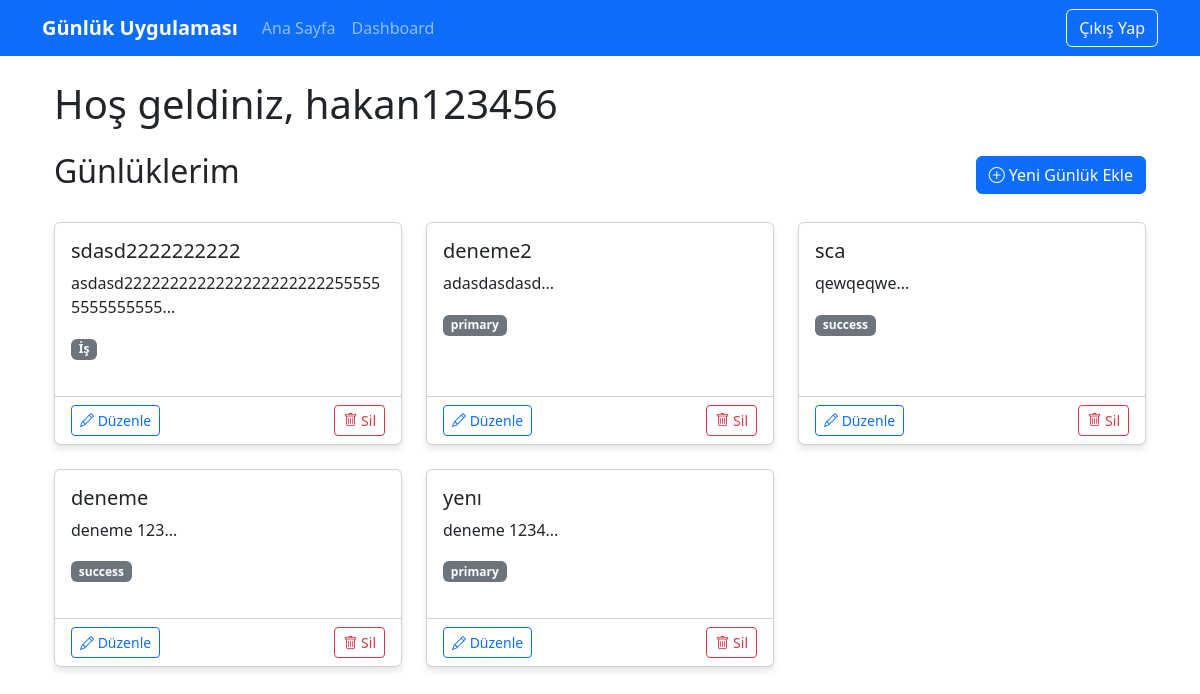
Screenshot of /dashboard (signed in) with the database file from the repository.
### app.py (models this page shows)
class User(UserMixin, db.Model):
    id = db.Column(db.Integer, primary_key=True)
    name = db.Column(db.String(100), nullable=False)
    email = db.Column(db.String(100), unique=True, nullable=False)
    password = db.Column(db.String(100), nullable=False)
    gunlukler = db.relationship('Gunluk', back_populates='kullanici')

class Gunluk(UserMixin, db.Model):
    id = db.Column(db.Integer, primary_key=True)
    baslik = db.Column(db.String(150), nullable=False)
    icerik = db.Column(db.Text, nullable=False)
    kategori = db.Column(db.String(50), nullable=False)
    kullanici_id = db.Column(db.Integer, db.ForeignKey('user.id'), nullable=False)
    kullanici = db.relationship('User', back_populates='gunlukler')

### app.py (the view)
@app.route('/dashboard')
@login_required
def dashboard():
    gunlukler = Gunluk.query.filter_by(kullanici_id=current_user.id).order_by(Gunluk.id.desc()).all()
    return render_template('dashboard.html', gunlukler=gunlukler)

### app.py (called while the page is built)
@login_manager.user_loader
def load_user(user_id):
    return User.query.get(int(user_id))

### templates/dashboard.html
{% extends "base.html" %}
{% block content %}
<div class="container mt-4">
    <div class="row">
        <div class="col-md-12">
            {% if current_user.is_authenticated %}
                <h1 class="mb-4">Hoş geldiniz, {{ current_user.name }}</h1>
            {% endif %}
            <div class="d-flex justify-content-between align-items-center mb-4">
                <h2>Günlüklerim</h2>
                <a href="{{ url_for('gunluk_ekle') }}" class="btn btn-primary">
                    <i class="bi bi-plus-circle"></i> Yeni Günlük Ekle
                </a>
            </div>
            <div class="row">
                {% for gunluk in gunlukler %}
                <div class="col-md-4 mb-4">
                    <div class="card h-100">
                        <div class="card-body">
                            <h5 class="card-title">{{ gunluk.baslik }}</h5>
                            <p class="card-text">{{ gunluk.icerik[:150] }}...</p>
                            <span class="badge bg-secondary">{{ gunluk.kategori }}</span>
                        </div>
                        <div class="card-footer bg-transparent">
                            <div class="d-flex justify-content-between">
                                <a href="{{ url_for('gunluk_duzenle', gunluk_id=gunluk.id) }}" class="btn btn-outline-primary btn-sm">
                                    <i class="bi bi-pencil"></i> Düzenle
                                </a>
                                <form action="{{ url_for('gunluk_sil', gunluk_id=gunluk.id) }}" method="POST" style="display:inline;">
                                    <button type="submit" class="btn btn-outline-danger btn-sm">
                                        <i class="bi bi-trash"></i> Sil
                                    </button>
                                </form>
                            </div>
                        </div>
                    </div>
                </div>
                {% else %}
                <p>Henüz bir günlük kaydınız yok.</p>
                {% endfor %}
            </div>
        </div>
    </div>
</div>
{% endblock %}

### templates/base.html (shortened to what this page needs)
<!DOCTYPE html>
<html lang="tr">
<head>
    <link href="https://cdn.jsdelivr.net/npm/bootstrap@5.3.0/dist/css/bootstrap.min.css" rel="stylesheet">
    <link rel="stylesheet" href="https://cdn.jsdelivr.net/npm/bootstrap-icons@1.7.2/font/bootstrap-icons.css">
</head>
<body>
    <nav class="navbar navbar-expand-lg navbar-dark bg-primary">
        <div class="container">
            <a class="navbar-brand" href="/">Günlük Uygulaması</a>
            <div class="collapse navbar-collapse" id="navbarNav">
                <ul class="navbar-nav">
                    <li class="nav-item">
                        <a class="nav-link" href="/">Ana Sayfa</a>
                    </li>
                    {% if current_user.is_authenticated %}
                    <li class="nav-item">
                        <a class="nav-link" href="/dashboard">Dashboard</a>
                    </li>
                    {% endif %}
                </ul>
                <div class="auth-buttons">
                    {% if current_user.is_authenticated %}
                        <a href="{{ url_for('logout') }}" class="btn btn-outline-light">Çıkış Yap</a>
                    {% else %}
                        <a href="{{ url_for('login') }}" class="btn btn-outline-light me-2">Giriş Yap</a>
                        <a href="{{ url_for('register') }}" class="btn btn-light">Kayıt Ol</a>
                    {% endif %}
                </div>
            </div>
        </div>
    </nav>
    <div class="container mt-4">
        {% block content %}{% endblock %}
    </div>
</body>
</html>

### templates/base.html (style rules this page uses)
.navbar-brand { font-weight: bold; }
.card { margin-bottom: 20px; box-shadow: 0 4px 6px rgba(0, 0, 0, 0.1); }
.auth-buttons { margin-left: auto; }

### rows the page displays
User: name "hakan123456"
Gunluk: baslik "sdasd2222222222", icerik "asdasd22222222222222222222222555555555555555", kategori "İş"
Gunluk: baslik "deneme2", icerik "adasdasdasd", kategori "primary"
Gunluk: baslik "sca", icerik "qewqeqwe", kategori "success"
Gunluk: baslik "deneme", icerik "deneme 123", kategori "success"
Gunluk: baslik "yenı", icerik "deneme 1234", kategori "primary"
